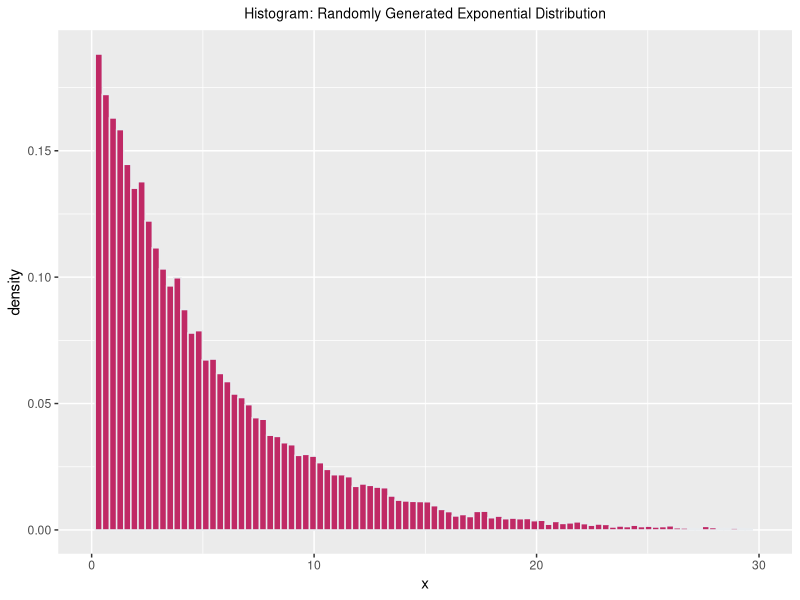
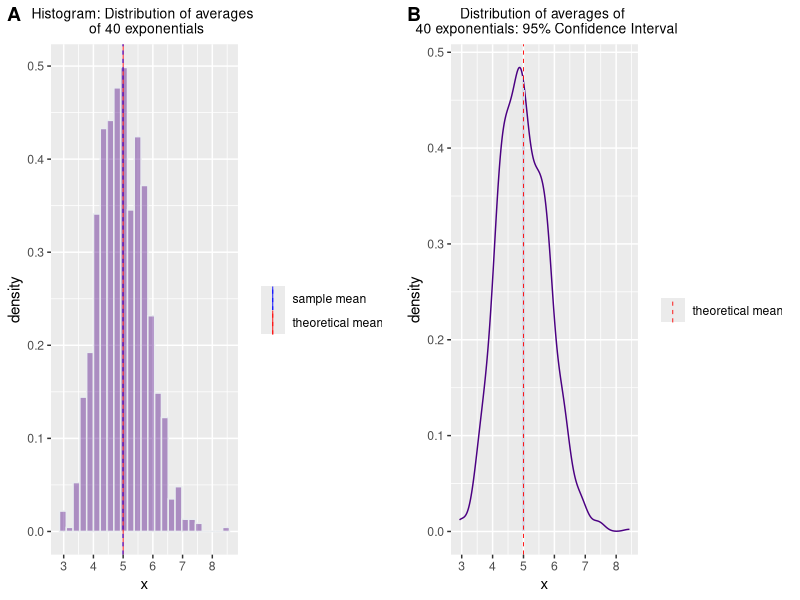
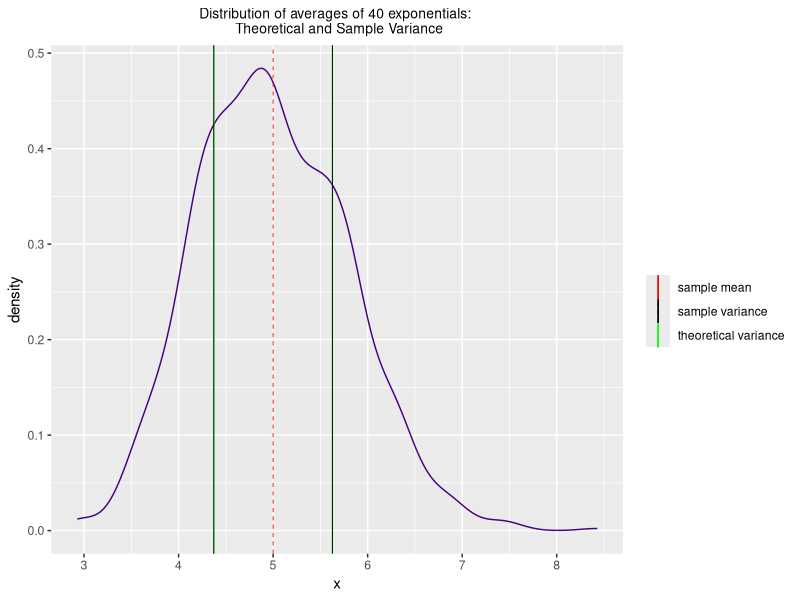
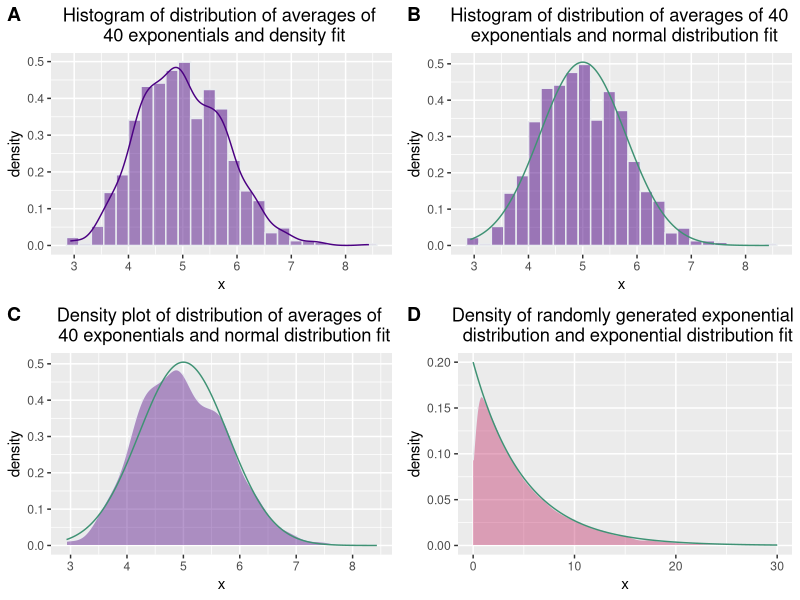
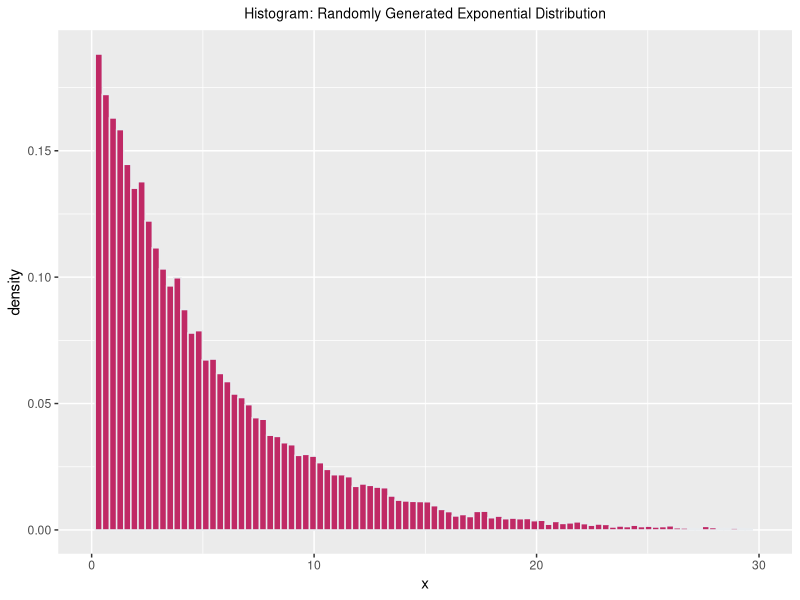
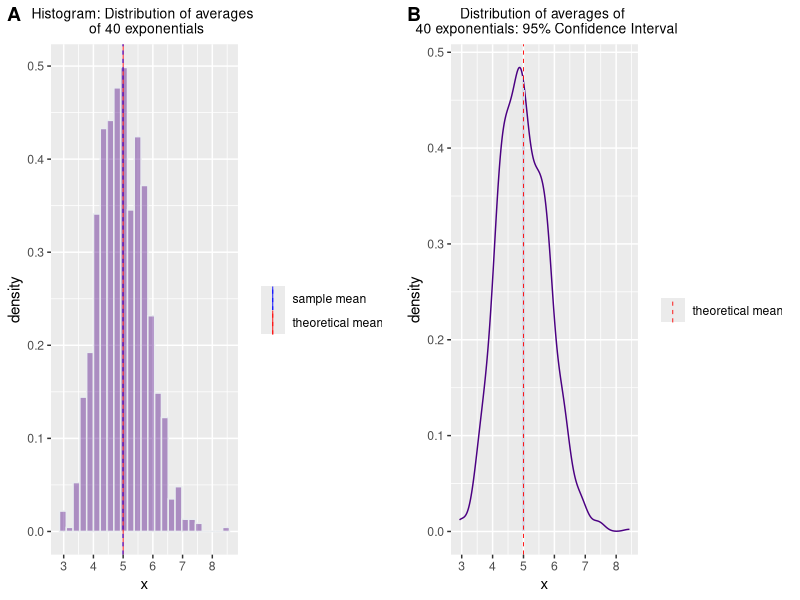
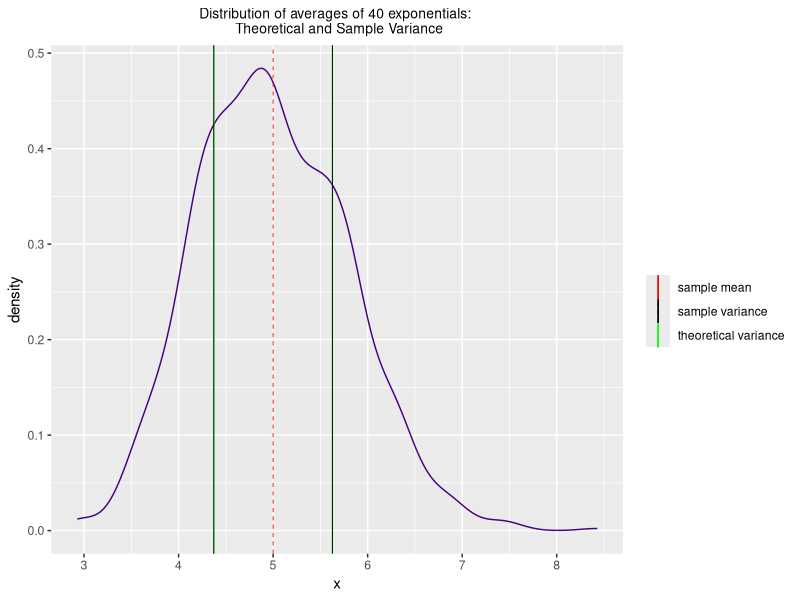
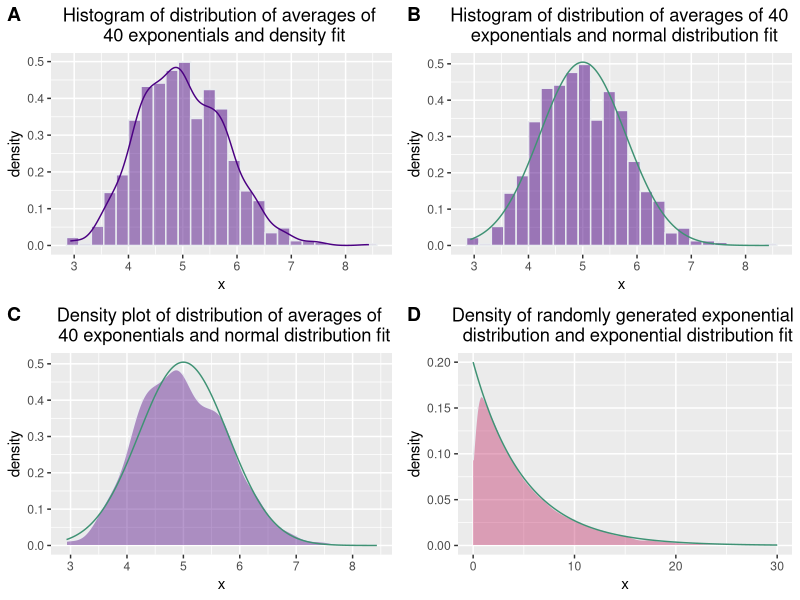

These figures' R source, in order:
## ---- chunk 1
# Here we simulate an exponential distribution using rexp()
# define the rate parameter (lambda), the mean, the standard deviation and the number of simulations
lambda <- 0.2
theoretical_mean <- 1/lambda
s <- 1/lambda
N <- 1000
n <- 40
# set a seed to make our data reproducible
set.seed(1111)
# simulate an exponential distribution of n*N observations and store it in a 1000 x 40 matrix
data <- matrix(rexp(n*N, rate=lambda),ncol=n,nrow=N)
## ---- chunk 2
# using the simulated data we now create a matrix of the average of each distribution 
means <- matrix(data=NA, nrow=N, ncol=1)
for (i in 1:N) {
        means[i,1] <- mean(data[i,])
}
## ---- chunk 3
# load necessary packages and create dataframe
library(ggplot2)
library(ggpubr)
data_0 <- as.vector(data)
data_0 <- data.frame(data_0)
colnames(data_0) <- "data"
# create histogram of the exponential distribution plot using ggplot2
bw0 <- 2 * IQR(data_0[,1]) / length(data_0[,1])^(1/3)
plot0 <- ggplot(data_0, aes(x=data)) +
        geom_histogram(aes(y=..density..),binwidth = bw0, 
        fill="#C02965", color="#e9ecef", alpha=1) +
        labs(x="x",y="density",title="Histogram: Randomly Generated Exponential Distribution") +
        theme(plot.title = element_text(hjust = 0.5, size =10)) +
        scale_x_continuous(breaks = seq(0, 30, by=10), limits=c(0,30))
plot0
## ---- chunk 4
#  run t.test()
sample_mean <- round(mean(means), digits=3)
quant_95 <- round(qt(.975,999), digits=3)
t_statistic <- abs(round(t.test(means, alternative = "two.sided", mu=5, paired=FALSE)$statistic, digits=3))
p_val <- round(t.test(means, alternative = "two.sided", mu=5, paired=FALSE)$p.value,digits=3)
t.test(means, alternative = "two.sided", mu=5, paired=FALSE)
## ---- chunk 5
# load necessary packages
library(ggpubr)
# create dataframe
meansdata <- as.data.frame(means)
colnames(meansdata)<-"average"
# create histogram using ggplot2
bw <- 2 * IQR(meansdata[,1]) / length(meansdata[,1])^(1/3)
plot1 <- ggplot(meansdata, aes(x=average)) +
        geom_histogram(aes(y=..density..),binwidth = bw, 
        fill="#4B0082", color="#e9ecef", alpha=0.4) +
        geom_vline(aes(xintercept=theoretical_mean,color="theoretical mean"), 
        show.legend=TRUE, size=0.3) +
        geom_vline(linetype="dashed",aes(xintercept=sample_mean,
        color="sample mean"), show.legend=TRUE,size=0.3) +
        labs(x="x",y="density",title="Histogram: Distribution of averages \n of 40 exponentials") +
        theme(plot.title = element_text(hjust = 0.5, size=10)) +
        scale_colour_manual(name="", values = c("blue","red")) 
# create density plot using ggplot2
plot2 <- ggplot(meansdata, aes(x=average)) +
        geom_density(color="#4B0082",fill="#d8d9e6", alpha=0.01) 

d <- ggplot_build(plot2)$data[[1]]

plot2 <- plot2 + 
        geom_area(data = subset(d, x >4.946396 & x<5.043370), 
        aes(x=x, y=y), fill="#d8d9e6", alpha=1) +
        labs(x="x",y="density",title="Distribution of averages of \n 40 exponentials: 95% Confidence Interval") +
        geom_vline(linetype="dashed",aes(xintercept=theoretical_mean,
        color="theoretical mean"), show.legend=TRUE, size=0.3) +
        theme(plot.title = element_text(hjust = 0.5, size=10)) +
        scale_colour_manual(name="", values = c("red"))

figure1 <- ggarrange(plot1, plot2, ncol=2,nrow=1,labels = c("A", "B"))
figure1
## ---- chunk 6
# calculate the sample and theoretical variances
exponential_sd <-(1/lambda)
exponential_var <- exponential_sd^2
n <- 40
theoretical_var <- round(exponential_var/n, digits=3)
sample_var <- round(var(means),digits=3)
## ---- chunk 7
# create density plot using ggplot2
plot3 <- ggplot(meansdata, aes(x=average)) +
        geom_density(color="#4B0082",fill="#d8d9e6", alpha=0.01) +
        labs(x="x",y="density",title="Distribution of averages of 40 exponentials: \n Theoretical and Sample Variance") +
        geom_vline(aes(xintercept=theoretical_mean+theoretical_var,
        color="theoretical variance"), show.legend=TRUE, size=0.3) +
        geom_vline(aes(xintercept=theoretical_mean-theoretical_var,
        color="theoretical variance"), show.legend=TRUE, size=0.3) +
        geom_vline(aes(xintercept=theoretical_mean+sample_var,
        color="sample variance"), show.legend=TRUE, size=0.3) +
        geom_vline(aes(xintercept=theoretical_mean-sample_var,
        color="sample variance"), show.legend=TRUE, size=0.3) +
        geom_vline(linetype = "dashed", aes(xintercept=theoretical_mean,
        color="sample mean"), show.legend=TRUE, size=0.3) +
        theme(plot.title = element_text(hjust = 0.5, size=10)) +
        scale_colour_manual(name="", values = c("red", "black","green"))
plot3
## ---- chunk 8
# create plot A: histogram of distribution of means and density of the same distribution
plot4 <- ggplot(meansdata, aes(x=average)) +
        geom_histogram(aes(y=..density..),binwidth = bw, 
        fill="#4B0082", color="#e9ecef", alpha=0.5) +
        geom_density(color="#4B0082",fill="#d8d9e6", alpha=.1) +
        labs(x="x",y="density",
        title="Histogram of distribution of averages of \n 40 exponentials and density fit") +
        theme(plot.title = element_text(hjust = 0.5)) 

# create plot B: histogram of distribution of means and normal distribution
plot5 <- ggplot(meansdata, aes(x=average)) +
        geom_histogram(aes(y=..density..),binwidth = bw, 
        fill="#4B0082", color="#e9ecef", alpha=0.5) +
        labs(x="x",y="density",
        title="Histogram of distribution of averages of 40 \n exponentials and normal distribution fit") +
        theme(plot.title = element_text(hjust = 0.5)) +
        stat_function(fun = dnorm, n = 1000, args = list(mean = 5, sd = sqrt(theoretical_var)),
        color = "#3F9274") 

# create plot C: density of distribution of means and normal distribution
plot6 <- ggplot(meansdata, aes(x=average)) +
        geom_density(color="#e9ecef",fill="#4B0082", alpha=.4) +
        labs(x="x",y="density",
        title="Density plot of distribution of averages of \n 40 exponentials and normal distribution fit") +
        theme(plot.title = element_text(hjust = 0.5)) +
        stat_function(fun = dnorm, n = 1000, args = list(mean = 5, sd = sqrt(theoretical_var)),color = "#3F9274") 

# create plot D: density of exponential distribution and exponential distribution
plot7 <- ggplot(data=data_0, aes(x=data)) +
        geom_density(color="#e9ecef",fill="#C02965", alpha=.4) +
        labs(x="x",y="density",
        title="Density of randomly generated exponential \n distribution and exponential distribution fit") +
        theme(plot.title = element_text(hjust = 0.5)) +
        stat_function(fun = dexp, n = 1000, args = list(rate = 0.2),color = "#3F9274") +
        scale_x_continuous(breaks = seq(0, 30, by=10), limits=c(0,30))

figure2 <- ggarrange(plot4, plot5, plot6, plot7, ncol=2,nrow=2,labels = c("A", "B", "C", "D"))
figure2
## ---- chunk 9
# using the simulated data we now create a matrix of the average of each distribution 
means <- matrix(data=NA, nrow=N, ncol=1)
for (i in 1:N) {
        means[i,1] <- mean(data[i,])
}
## ---- chunk 10
# load necessary packages and create dataframe
library(ggplot2)
library(ggpubr)
data_0 <- as.vector(data)
data_0 <- data.frame(data_0)
colnames(data_0) <- "data"

# create histogram of the exponential distribution plot using ggplot2
bw0 <- 2 * IQR(data_0[,1]) / length(data_0[,1])^(1/3)
plot0 <- ggplot(data_0, aes(x=data)) +
        geom_histogram(aes(y=..density..),binwidth = bw0, 
        fill="#C02965", color="#e9ecef", alpha=1) +
        labs(x="x",y="density",title="Histogram: Randomly Generated Exponential Distribution") +
        theme(plot.title = element_text(hjust = 0.5, size =10)) +
        scale_x_continuous(breaks = seq(0, 30, by=10), limits=c(0,30))
plot0
## ---- chunk 11
#  run t.test()
sample_mean <- round(mean(means), digits=3)
quant_95 <- round(qt(.975,999), digits=3)
t_statistic <- abs(round(t.test(means, alternative = "two.sided", mu=5, paired=FALSE)$statistic, digits=3))
p_val <- round(t.test(means, alternative = "two.sided", mu=5, paired=FALSE)$p.value,digits=3)
t.test(means, alternative = "two.sided", mu=5, paired=FALSE)
## ---- chunk 12
# load necessary packages
library(ggpubr)

# create dataframe
meansdata <- as.data.frame(means)
colnames(meansdata)<-"average"

# create histogram using ggplot2
bw <- 2 * IQR(meansdata[,1]) / length(meansdata[,1])^(1/3)
plot1 <- ggplot(meansdata, aes(x=average)) +
        geom_histogram(aes(y=..density..),binwidth = bw, 
        fill="#4B0082", color="#e9ecef", alpha=0.4) +
        geom_vline(aes(xintercept=theoretical_mean,color="theoretical mean"), 
        show.legend=TRUE, size=0.3) +
        geom_vline(linetype="dashed",aes(xintercept=sample_mean,
        color="sample mean"), show.legend=TRUE,size=0.3) +
        labs(x="x",y="density",title="Histogram: Distribution of averages \n of 40 exponentials") +
        theme(plot.title = element_text(hjust = 0.5, size=10)) +
        scale_colour_manual(name="", values = c("blue","red")) 

# create density plot using ggplot2
plot2 <- ggplot(meansdata, aes(x=average)) +
        geom_density(color="#4B0082",fill="#d8d9e6", alpha=0.01) 

d <- ggplot_build(plot2)$data[[1]]

plot2 <- plot2 + 
        geom_area(data = subset(d, x >4.946396 & x<5.043370), 
        aes(x=x, y=y), fill="#d8d9e6", alpha=1) +
        labs(x="x",y="density",title="Distribution of averages of \n 40 exponentials: 95% Confidence Interval") +
        geom_vline(linetype="dashed",aes(xintercept=theoretical_mean,
        color="theoretical mean"), show.legend=TRUE, size=0.3) +
        theme(plot.title = element_text(hjust = 0.5, size=10)) +
        scale_colour_manual(name="", values = c("red"))

figure1 <- ggarrange(plot1, plot2, ncol=2,nrow=1,labels = c("A", "B"))
figure1
## ---- chunk 13
# calculate the sample and theoretical variances
exponential_sd <-(1/lambda)
exponential_var <- exponential_sd^2
n <- 40
theoretical_var <- round(exponential_var/n, digits=3)
sample_var <- round(var(means),digits=3)
## ---- chunk 14
# create density plot using ggplot2
plot3 <- ggplot(meansdata, aes(x=average)) +
        geom_density(color="#4B0082",fill="#d8d9e6", alpha=0.01) +
        labs(x="x",y="density",title="Distribution of averages of 40 exponentials: \n Theoretical and Sample Variance") +
        geom_vline(aes(xintercept=theoretical_mean+theoretical_var,
        color="theoretical variance"), show.legend=TRUE, size=0.3) +
        geom_vline(aes(xintercept=theoretical_mean-theoretical_var,
        color="theoretical variance"), show.legend=TRUE, size=0.3) +
        geom_vline(aes(xintercept=theoretical_mean+sample_var,
        color="sample variance"), show.legend=TRUE, size=0.3) +
        geom_vline(aes(xintercept=theoretical_mean-sample_var,
        color="sample variance"), show.legend=TRUE, size=0.3) +
        geom_vline(linetype = "dashed", aes(xintercept=theoretical_mean,
        color="sample mean"), show.legend=TRUE, size=0.3) +
        theme(plot.title = element_text(hjust = 0.5, size=10)) +
        scale_colour_manual(name="", values = c("red", "black","green"))
plot3
## ---- chunk 15
# create plot A: histogram of distribution of means and density of the same distribution
plot4 <- ggplot(meansdata, aes(x=average)) +
        geom_histogram(aes(y=..density..),binwidth = bw, 
        fill="#4B0082", color="#e9ecef", alpha=0.5) +
        geom_density(color="#4B0082",fill="#d8d9e6", alpha=.1) +
        labs(x="x",y="density",
        title="Histogram of distribution of averages of \n 40 exponentials and density fit") +
        theme(plot.title = element_text(hjust = 0.5)) 

# create plot B: histogram of distribution of means and normal distribution
plot5 <- ggplot(meansdata, aes(x=average)) +
        geom_histogram(aes(y=..density..),binwidth = bw, 
        fill="#4B0082", color="#e9ecef", alpha=0.5) +
        labs(x="x",y="density",
        title="Histogram of distribution of averages of 40 \n exponentials and normal distribution fit") +
        theme(plot.title = element_text(hjust = 0.5)) +
        stat_function(fun = dnorm, n = 1000, args = list(mean = 5, sd = sqrt(theoretical_var)),
        color = "#3F9274") 

# create plot C: density of distribution of means and normal distribution
plot6 <- ggplot(meansdata, aes(x=average)) +
        geom_density(color="#e9ecef",fill="#4B0082", alpha=.4) +
        labs(x="x",y="density",
        title="Density plot of distribution of averages of \n 40 exponentials and normal distribution fit") +
        theme(plot.title = element_text(hjust = 0.5)) +
        stat_function(fun = dnorm, n = 1000, args = list(mean = 5, sd = sqrt(theoretical_var)),color = "#3F9274") 

# create plot D: density of exponential distribution and exponential distribution
plot7 <- ggplot(data=data_0, aes(x=data)) +
        geom_density(color="#e9ecef",fill="#C02965", alpha=.4) +
        labs(x="x",y="density",
        title="Density of randomly generated exponential \n distribution and exponential distribution fit") +
        theme(plot.title = element_text(hjust = 0.5)) +
        stat_function(fun = dexp, n = 1000, args = list(rate = 0.2),color = "#3F9274") +
        scale_x_continuous(breaks = seq(0, 30, by=10), limits=c(0,30))

figure2 <- ggarrange(plot4, plot5, plot6, plot7, ncol=2,nrow=2,labels = c("A", "B", "C", "D"))
figure2
